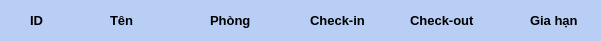
     <widget class="QFrame" name="frmBookingHeader">
      <property name="geometry">
       <rect>
        <x>10</x>
        <y>60</y>
        <width>601</width>
        <height>41</height>
       </rect>
      </property>
      <property name="styleSheet">
       <string notr="true">QFrame {
	background-color: #B9CEF4;
	border-radius: 8px;
}</string>
      </property>
      <property name="frameShape">
       <enum>QFrame::StyledPanel</enum>
      </property>
      <property name="frameShadow">
       <enum>QFrame::Raised</enum>
      </property>
      <widget class="QLabel" name="lblBookingColId">
       <property name="geometry">
        <rect>
         <x>30</x>
         <y>0</y>
         <width>71</width>
         <height>41</height>
        </rect>
       </property>
       <property name="styleSheet">
        <string notr="true">QLabel {
	border: none;
	background-color:transparent;
	font-size:10pt;
	font-weight: bold;
}</string>
       </property>
       <property name="text">
        <string>ID</string>
       </property>
      </widget>
      <widget class="QLabel" name="lblBookingColName">
       <property name="geometry">
        <rect>
         <x>110</x>
         <y>0</y>
         <width>61</width>
         <height>41</height>
        </rect>
       </property>
       <property name="styleSheet">
        <string notr="true">QLabel {
	border: none;
	background-color:transparent;
	font-size:10pt;
	font-weight: bold;
}</string>
       </property>
       <property name="text">
        <string>Tên</string>
       </property>
      </widget>
      <widget class="QLabel" name="lblBookingColRoom">
       <property name="geometry">
        <rect>
         <x>210</x>
         <y>0</y>
         <width>71</width>
         <height>41</height>
        </rect>
       </property>
       <property name="styleSheet">
        <string notr="true">QLabel {
	border: none;
	background-color:transparent;
	font-size:10pt;
	font-weight: bold;
}</string>
       </property>
       <property name="text">
        <string>Phòng</string>
       </property>
      </widget>
      <widget class="QLabel" name="lblBookingColCheckIn">
       <property name="geometry">
        <rect>
         <x>310</x>
         <y>0</y>
         <width>61</width>
         <height>41</height>
        </rect>
       </property>
       <property name="styleSheet">
        <string notr="true">QLabel {
	border: none;
	background-color:transparent;
	font-size:10pt;
	font-weight: bold;
}</string>
       </property>
       <property name="text">
        <string>Check-in</string>
       </property>
      </widget>
      <widget class="QLabel" name="lblBookingColCheckOut">
       <property name="geometry">
        <rect>
         <x>410</x>
         <y>0</y>
         <width>71</width>
         <height>41</height>
        </rect>
       </property>
       <property name="styleSheet">
        <string notr="true">QLabel {
	border: none;
	background-color:transparent;
	font-size:10pt;
	font-weight: bold;
}</string>
       </property>
       <property name="text">
        <string>Check-out</string>
       </property>
      </widget>
      <widget class="QLabel" name="lblBookingColExtend">
       <property name="geometry">
        <rect>
         <x>530</x>
         <y>0</y>
         <width>71</width>
         <height>41</height>
        </rect>
       </property>
       <property name="styleSheet">
        <string notr="true">QLabel {
	border: none;
	background-color:transparent;
	font-size:10pt;
	font-weight: bold;
}</string>
       </property>
       <property name="text">
        <string>Gia hạn</string>
       </property>
      </widget>
     </widget>
